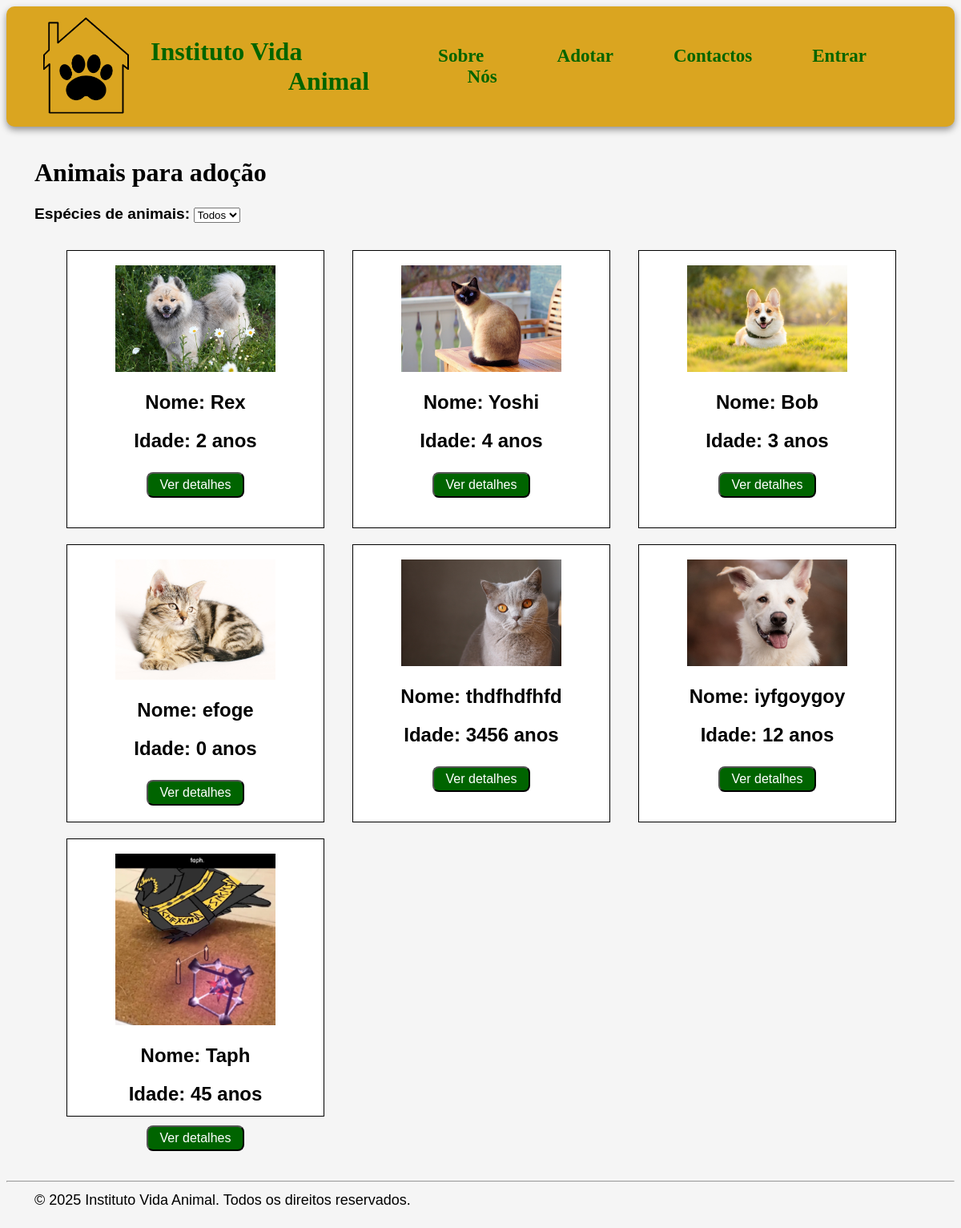
Screenshot of /adotar/ with the database file from the repository.
### app_adocao/models.py (models this page shows, shortened)
class Animal(models.Model):
    ESPECIES = (
        ('gato', 'Gato'),
        ('cao', 'Cão'),
    )
    nome = models.CharField(max_length=100)
    idade = models.IntegerField()
    especie = models.CharField(max_length=10, choices=ESPECIES)
    descricao = models.CharField()
    imagem = models.ImageField(upload_to='imgAnimal/')

### app_adocao/views.py (the view)
# urls.py: path('adotar/', views.adotar, name='adotar'),
def adotar(request):
    especie = request.GET.get('especie')
    if especie in ['gato', 'cao']:
        animais = Animal.objects.filter(especie=especie)
    else:
        animais = Animal.objects.all()
    return render(request, 'site/adotar.html', {'animais': animais})

### app_adocao/templates/site/adotar.html (shortened to what this page needs)
<!DOCTYPE html>
<html>
    <head>
        {% load static %}
        <link rel="stylesheet" href="{% static 'css/style.css' %}">
    </head>
    <body>
        <header class="cabecalho">
            <div style="gap: 20px; display: flex; align-items: center;">
                <img src="{% static 'imagens/logo.png' %}" alt="Logo do Instituto Vida Animal" class="logo">
                <a class="home" style="font-size: 32px; font-family: cursive; font-weight: bolder;" href="/"> Instituto Vida Animal </a>
            </div>
            <nav>
                <a style="font-size: 23px;" href="../sobreNos">Sobre Nós</a>
                <a style="font-size: 23px;" href="../adotar">Adotar</a>
                <a style="font-size: 23px;" href="../contactos">Contactos</a>
                <a style="font-size: 23px;" href="{% url 'sign_in' %}">Entrar</a>
            </nav>
        </header>
        <br>
        <h1>Animais para adoção</h1>
        <form method="get">
            <label style="margin-left: 35px; font-family: Arial; font-weight: bolder;">Espécies de animais:</label>
            <select name="especie" onchange="this.form.submit()">
                <option value="" {% if not request.GET.especie %}selected{% endif %}>Todos</option>
            </select>
        </form>
        <br>
        {% if animais %}
        <ul class="lista-animais">
            {% for animal in animais %}
                <li>
                    <div class="caixa">
                        <br>
                        {% if animal.imagem %}
                            <img src="{{ animal.imagem.url }}" alt="Imagem de {{ animal.nome }}" width="200">
                        {% endif %}
                        <h2> Nome: {{ animal.nome }} </h2>
                        <h2> Idade: {{ animal.idade }} anos</h2>
                        <a href="{% url 'animais_detalhe' animal.id %}"><button> Ver detalhes </button></a>
                    </div>
                </li>
            {% endfor %}
        </ul>
    {% else %}
        <p>Não há animais cadastrados para a espécie selecionada.</p>
    {% endif %}
    </body>
    <br><br>
    <footer>
        <hr>
        <p>
            &copy; 2025 Instituto Vida Animal. Todos os direitos reservados.
        </p>
    </footer>
</html>

### app_adocao/static/css/style.css (style rules this page uses)
.lista-animais { display: flex; flex-wrap: wrap; list-style-type: none; }
.caixa { margin-left: 35px; display: flex; align-items: center; text-align: center; margin-bottom: 20px; padding: 0 40px; background-color: white; border: 1px solid #000000; height: 345px; width: 240px; display: block; list-style: none; }
button { background-color: darkgreen; color: white; padding: 5px 15px; text-align: center; text-decoration: none; font-size: medium; margin: 5px 2px; border-radius: 8px; }
.cabecalho { display: flex; align-items: center; justify-content: space-between; padding: 0 40px; background-color: #daa520; border-radius: 10px; box-shadow: 0 4px 8px rgba(0, 0, 0, 0.404); height: 150px; gap: 16px; }
label { font-size: larger; }
p { text-align: justify; margin: 0 35px 20px 35px; font-size: large; line-height: 1.6; margin-right: 35px; }
h1 { margin-left: 35px; font-family: 'Trebuchet MS'; }
body { font-family: Arial; background-color: whitesmoke; }
nav, .home { font-family: cursive; display: flex; gap: 75px; text-align-last: right; font-size: larger; font-weight: bolder; margin-right: 70px; }
.logo { width: 120px; height: auto; }
a:link:not(.sign_up) { color: darkgreen; text-decoration: none; }

### rows the page displays
Animal: imagem (picture), nome "Rex", idade "2"
Animal: imagem (picture), nome "Yoshi", idade "4"
Animal: imagem (picture), nome "Bob", idade "3"
Animal: imagem (picture), nome "efoge", idade "0"
Animal: imagem (picture), nome "thdfhdfhfd", idade "3456"
Animal: imagem (picture), nome "iyfgoygoy", idade "12"
Animal: imagem (picture), nome "Taph", idade "45"
